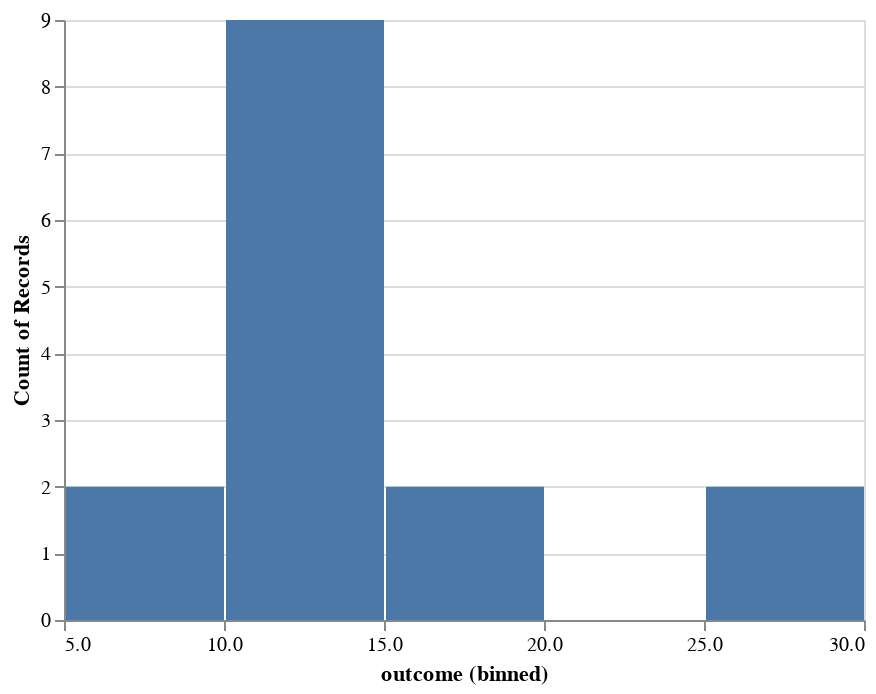

Here is the notebook cell this chart was saved with:
### Code cell
alt.Chart(head_counts).mark_bar().encode(
    alt.X("outcome:Q", bin = True),
    y = 'count()'
)

### Figure 1 — Vega-Lite specification as saved in the notebook (floating-point values rounded to 4 significant figures)
{"$schema": "https://vega.github.io/schema/vega-lite/v2.6.0.json", "config": {"view": {"height": 300, "width": 400}}, "data": {"name": "data-3e36b5971c6b02f0d186c5079c3e0618"}, "datasets": {"data-3e36b5971c6b02f0d186c5079c3e0618": [{"name": 0, "outcome": 9}, {"name": 1, "outcome": 13}, {"name": 2, "outcome": 17}, {"name": 3, "outcome": 17}, {"name": 4, "outcome": 14}, {"name": 5, "outcome": 7}, {"name": 6, "outcome": 13}, {"name": 7, "outcome": 13}, {"name": 8, "outcome": 12}, {"name": 9, "outcome": 14}, {"name": 10, "outcome": 10}, {"name": 11, "outcome": 11}, {"name": 12, "outcome": 12}, {"name": 13, "outcome": 30}, {"name": 14, "outcome": 30}]}, "encoding": {"x": {"bin": true, "field": "outcome", "type": "quantitative"}, "y": {"aggregate": "count", "type": "quantitative"}}, "mark": "bar"}
